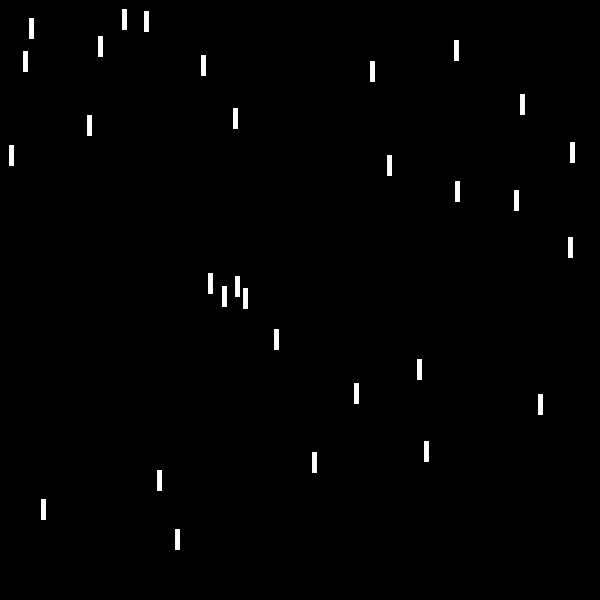
Frame 1 (no input)
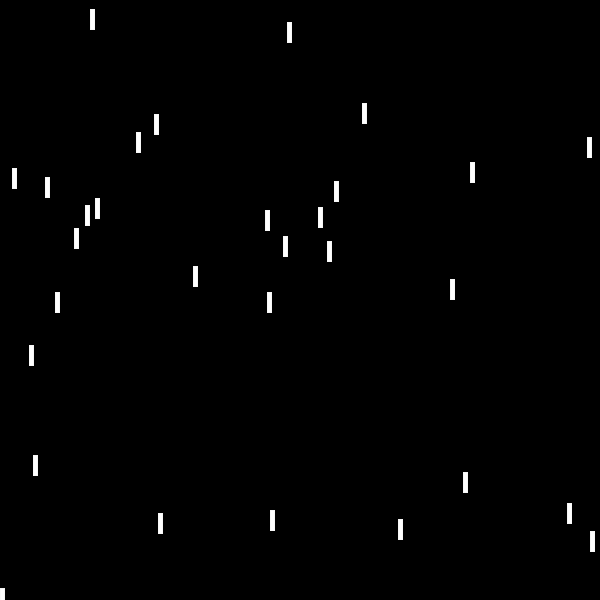
Frame 60 (the mouse pressed at the canvas centre just before this capture)
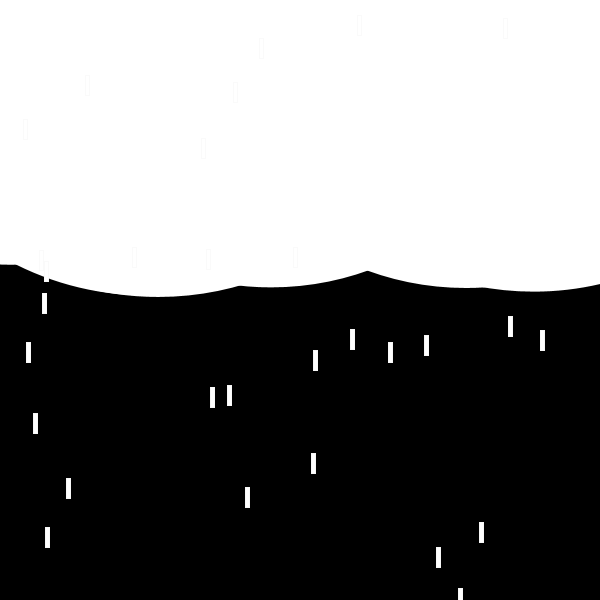
Frame 120 (the mouse held since frame 60 and released just before this capture)

The Processing sketch that drew these frames (run headless with seeded random() and noise(); from frame 60 on, the mouse is pressed at the canvas centre):

// Processing sketch: processing_163531
// ── processing_163531.pde

void setup()
{
  size(600,600);
  frameRate(30);
}
void draw() {
  background(0); 
  noStroke(); 
  if(mousePressed){  
  noStroke();
  fill (255);
   noStroke();
  for (float y=0; y<height; y+=4) {
  float rainX= random(1,width); 
  float rainSz= random(5,height);
  ellipse( rainX, Y, rainSz, rainSz);
  }
  }
  strokeWeight(1);
  stroke(250, 250);
  for(int i=0; i<30;i++){
  rect(random(width),random(height),4,20);
  } 
  frameRate(6); 

}
